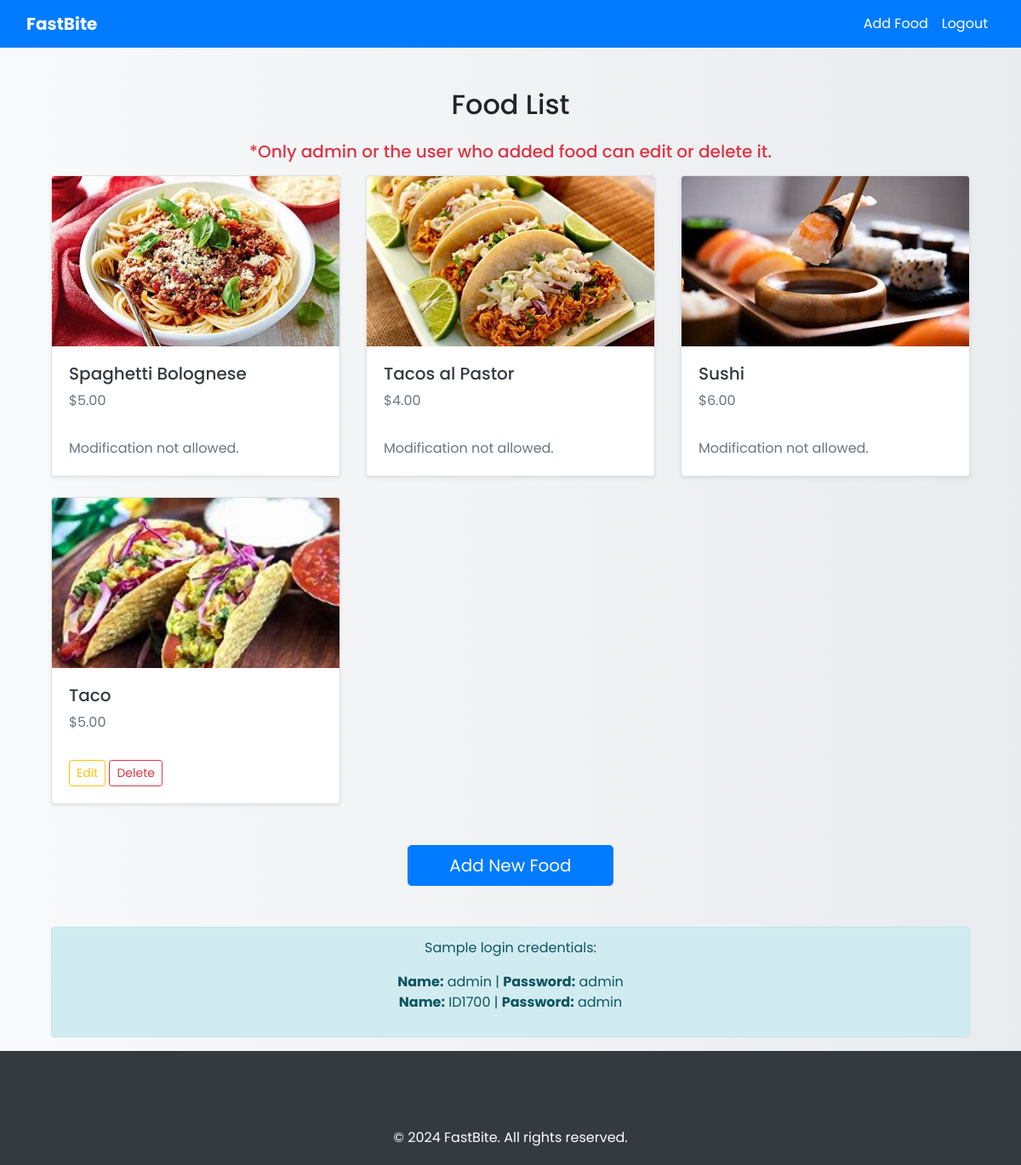
Screenshot of / (signed in) with the database file from the repository.
### Menu/models.py (models this page shows, shortened)
class Food(models.Model):
    food_type = models.ForeignKey(FoodType, on_delete=models.CASCADE, verbose_name="Type of Food")
    name = models.CharField(max_length=100, verbose_name="Food Name")
    ingredients = models.TextField(verbose_name="Ingredients")
    price = models.DecimalField(max_digits=6, decimal_places=2, verbose_name="Price")
    view_count = models.PositiveIntegerField(default=0, verbose_name="View Count")
    created_by = models.ForeignKey(User, on_delete=models.CASCADE, verbose_name="Created By", related_name="foods", default=1)  # Provide a default user ID
    created_at = models.DateTimeField(default=timezone.now, verbose_name="Created At")
    updated_at = models.DateTimeField(auto_now=True, verbose_name="Updated At")
    image = models.ImageField(upload_to='food_images/', verbose_name="Food Image", blank=True, null=True)
    preparation_time = models.PositiveIntegerField(verbose_name="Preparation Time (minutes)", blank=True, null=True)
    class Meta:
        verbose_name_plural = "Foods"
        permissions = [
            ("can_add_food", "Can add food"),
            ("can_edit_food", "Can edit food"),
            ("can_delete_food", "Can delete food"),
        ]

### Menu/views.py (the view)
# urls.py: path('', views.food_list, name='food_list'),
@login_required
def food_list(request):
    foods = Food.objects.all()
    return render(request, 'food_list.html', {'foods': foods, 'current_year': timezone.now().year})

### Menu/templates/food_list.html (shortened to what this page needs)
{% extends 'base.html' %}
{% block content %}
<div class="container mt-4">
    <h2 class="mb-4 text-center">Food List</h2>
    <h5 class="mb-3 text-danger text-center">*Only admin or the user who added food can edit or delete it.</h5>
    <div class="row">
        {% for food in foods %}
        <div class="col-md-6 col-lg-4 mb-4">
            <div class="card shadow-sm h-100">
                {% if food.image %}
                    <a href="{% url 'menu:food_detail' food.pk %}">
                        <img src="{{ food.image.url }}" class="card-img-top" alt="{{ food.name }}" style="height: 200px; object-fit: cover;">
                    </a>
                {% endif %}
                <div class="card-body d-flex flex-column justify-content-between">
                    <div>
                        <h5 class="card-title mb-2">
                            <a href="{% url 'menu:food_detail' food.pk %}" class="text-dark text-decoration-none">{{ food.name }}</a>
                        </h5>
                        <p class="text-muted fw-light">${{ food.price }}</p>
                    </div>
                    <div class="mt-3">
                        {% if request.user.is_superuser or food.created_by == request.user %}
                            <a href="{% url 'menu:edit_food' food.pk %}" class="btn btn-outline-warning btn-sm me-2 edit">Edit</a>
                            <form action="{% url 'menu:delete_food' food.pk %}" method="post" class="d-inline">
                                <button type="submit" class="btn btn-outline-danger btn-sm delete">Delete</button>
                            </form>
                        {% else %}
                            <span class="text-muted fst-italic">Modification not allowed.</span>
                        {% endif %}
                    </div>
                </div>
            </div>
        </div>
        {% empty %}
            <p class="text-center text-muted">No food items available.</p>
        {% endfor %}
    </div>
    {% if request.user.is_authenticated %}
    <div class="text-center my-4">
        <a href="{% url 'menu:add_food' %}" class="btn btn-primary btn-lg px-5">Add New Food</a>
    </div>
    <div class="alert alert-info mt-5 text-center">
        <p>Sample login credentials:</p>
        <ul class="list-unstyled">
            <li><strong>Name:</strong> admin | <strong>Password:</strong> admin</li>
            <li><strong>Name:</strong> ID1700 | <strong>Password:</strong> admin</li>
        </ul>
    </div>
    {% else %}
    <p class="text-center text-muted">Please log in to interact with the food items.</p>
    {% endif %}
</div>
{% endblock %}

### Menu/templates/base.html (style rules this page uses)
body { padding-top: 56px; display: flex; flex-direction: column; min-height: 100vh; background: linear-gradient(to right, #f8f9fa, #e9ecef); font-family: 'Poppins', sans-serif; }
.container { flex: 1; margin-top: 70px; }
.btn { transition: background-color 0.3s ease, transform 0.3s ease; }

### Menu/templates/food_list.html (style rules this page uses)
.card { transition: transform 0.2s ease, box-shadow 0.2s ease; }

### rows the page displays
Food: image (picture), name "Spaghetti Bolognese", price "5.00", shows "Modification not allowed."
Food: image (picture), name "Tacos al Pastor", price "4.00", shows "Modification not allowed."
Food: image (picture), name "Sushi", price "6.00", shows "Modification not allowed."
Food: image (picture), name "Taco", price "5.00", shows "Edit"
